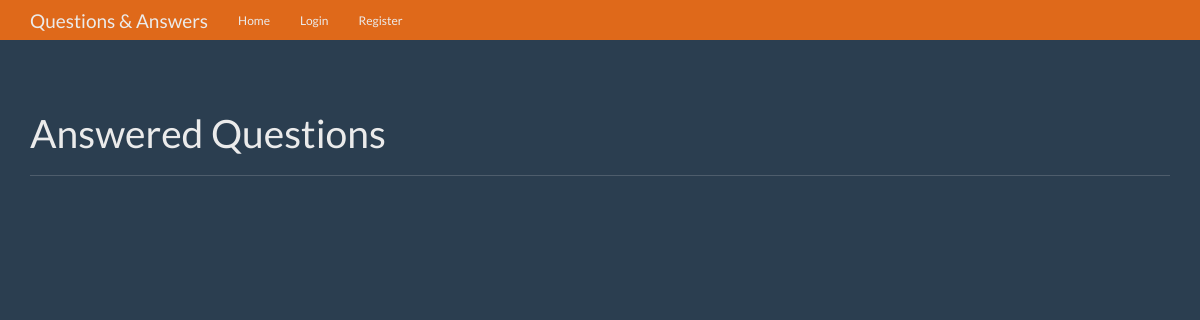
Before: / with the older database file.
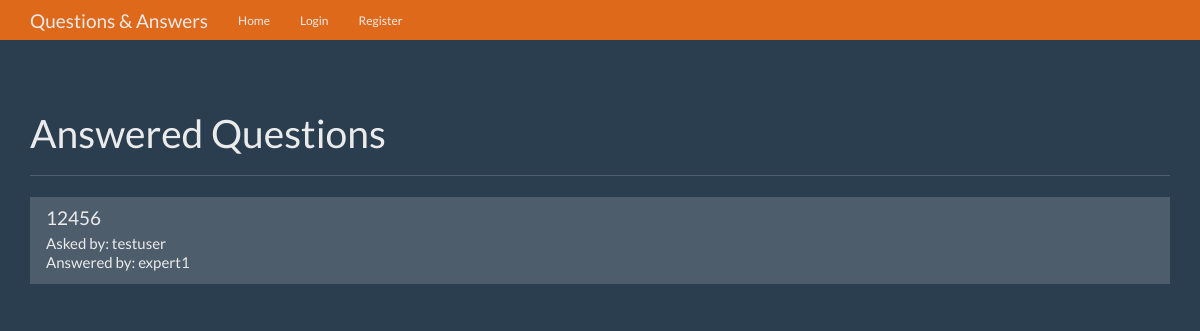
After: the same page with the newer database file.
### tables this page shows
CREATE TABLE questions (
    id integer primary key autoincrement,
    question_text text not null,
    answer_text text,
    asked_by_id integer not null,
    expert_id integer not null
);

CREATE TABLE "users" (
  "id" integer PRIMARY KEY AUTOINCREMENT,
  "name" text NOT NULL,
  "password" text NOT NULL,
  "expert" boolean NOT NULL,
  "admin" boolean NOT NULL
);

### app.py (the view)
@app.route('/')
def index():
    user = get_current_user()
    db = get_db()
    questions_cur = db.execute(
        'select questions.id as question_id, questions.question_text, askers.name as asker_name, '
        'experts.name as expert_name from questions join users as askers on askers.id = questions.asked_by_id '
        'join users as experts on experts.id = questions.expert_id '
        'where questions.answer_text is not null')
    questions_result = questions_cur.fetchall()
    return render_template('home.html', user=user, questions=questions_result)

### app.py (called while the page is built)
def get_current_user():
    user_result = None
    if 'user' in session:
        user = session['user']
        db = get_db()
        user_cur = db.execute('select id, name, password, expert, admin from users where name = ?', [user])
        user_result = user_cur.fetchone()
    return user_result

### database.py (called while the page is built)
def connect_db():
    sql = sqlite3.connect('q&a.db')
    sql.row_factory = sqlite3.Row
    return sql

def get_db():
    if not hasattr(g, 'sqlite3_db'):
        g.sqlite_db = connect_db()
    return g.sqlite_db

### templates/home.html (shortened to what this page needs)
    {% extends 'base.html' %}
    {% block body %}
    <div class="container theme-showcase" role="main">
      <div class="page-header">
        <h1>Answered Questions</h1>
      </div>
      <div class="row">
        <div class="col-lg-12">
          <div class="list-group">
               {% for question in questions %}
                  <a href=" {{ url_for('question', question_id=question['question_id']) }}" class="list-group-item">
                      <h4 class="list-group-item-heading">{{ question['question_text'] }}</h4>
                      <p class="list-group-item-text">Asked by: {{ question['asker_name'] }}</p>
                      <p class="list-group-item-text">Answered by: {{ question['expert_name'] }}</p>
                  </a>
              {% endfor %}
          </div>
        </div>
      </div>
    </div>
    {% endblock %}

### templates/base.html (shortened to what this page needs)
<!DOCTYPE html>
<html lang="en">
  <head>
    <link href="{{ url_for('static', filename='bootstrap.min.css') }}" rel="stylesheet">
    <link href="{{ url_for('static', filename='theme.css') }}" rel="stylesheet">
  </head>
  <body>
    <nav class="navbar navbar-inverse navbar-fixed-top">
      <div class="container">
        <div class="navbar-header">
          <a class="navbar-brand" href="{{ url_for('index') }}">Questions & Answers</a>
        </div>
        <div id="navbar" class="navbar-collapse collapse">
          <ul class="nav navbar-nav">
            <li {% if not request.endpoint == "index" %}class="active"{% endif %}><a href="{{ url_for('index') }}">Home</a></li>
              {% if not user %}
            <li {% if request.endpoint == "login" %}class="active"{% endif %}><a href="{{ url_for('login') }}">Login</a></li>
            <li {% if request.endpoint == "register" %}class="active"{% endif %}><a href="{{ url_for('register') }}">Register</a></li>
              {% endif %}
          </ul>
        </div>
      </div>
    </nav>
  {% block body %}{% endblock %}
  </body>
</html>

### static/theme.css (style rules this page uses)
body { padding-top: 70px; padding-bottom: 30px; }

Changed rows visible on the page:
now on this page (row edited): questions: question_text "12456", asker_name "testuser", expert_name "expert1"
